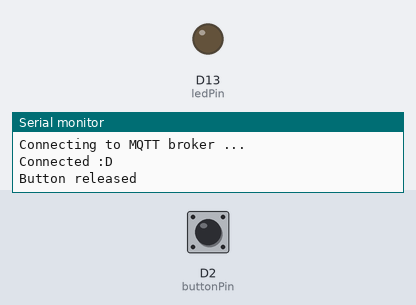
The sketch below on a simulated Arduino MKR. Shown: output pins drawn as LEDs (lit = HIGH), the last lines printed to the serial monitor. The inputs (shaded band) are chosen by the test bench; at power-on: D2 (buttonPin) HIGH. WiFi joins after 1.5 s; servers stay silent unless stated; no MQTT or app messages arrive unless stated.

Above: at 2.7 s.
2.8 s: D2 (buttonPin) pulled LOW for 0.15 s
At 2.87 s:
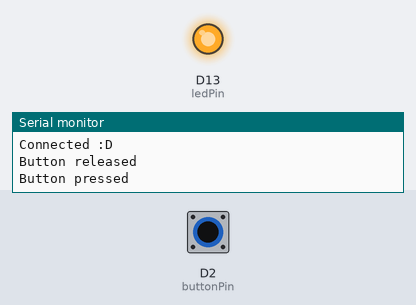
4.4 s: D2 (buttonPin) pulled LOW for 3.2 s
At 8.2 s:
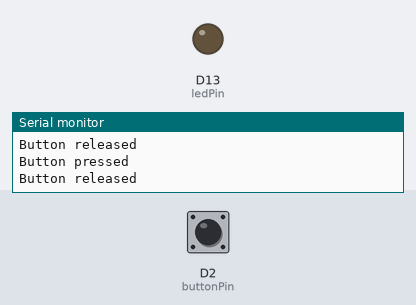
Timing chart, 0 to 9.7 s (numbered marks = the images above; inputs shaded):
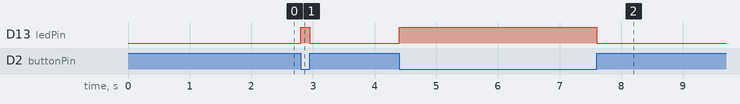

Measured:
- after the input at 2.8 s, D13 (ledPin): LOW → HIGH at once, → LOW 0.15 s later
- after the input at 4.4 s, D13 (ledPin): LOW → HIGH at once, → LOW 3.2 s later

The sketch:

mqtt_send_digital.ino
```cpp
/*
 This example connects to a WPA encrypted WiFi network,
 using the WiFi Shield 101.

 Then connects to the Arduino Cloud MQTT broker using
 SSL, and sends updates on the status of an LED which
 is controlled by a button.

 Circuit:
 * WiFi shield attached
 * LED
 * button

 */

#include <SPI.h>
#include <WiFi101.h>
#include <WiFiSSLClient.h>

// include PubSubClient library
// https://github.com/knolleary/pubsubclient
#include <PubSubClient.h>

// WiFi settings
char ssid[]           = "yourNetwork";     //  your network SSID (name)
char password[]       = "secretPassword";  // your network password

// MQTT settings
char mqttServer[]     = "mqtt.arduino.cc";
int  mqttPort         = 8883;
char mqttClientName[] = "arduinoWiFiSSLClient";
char mqttUsername[]   = "username";       // your MQTT username
char mqttPassword[]   = "password";       // your MQTT password
char mqttTopic[]      = "/username/001";  // your MQTT topic /<username>/topic

// You can also access the MQTT broker service
// using the same set of credentials using
// WebSockets via the following URI:
//
//   wss://mqtt.arduino.cc:9002/
//
// This would allow you to subscribe and publish
// to MQTT topics using a web browser.

// constants won't change. They're used here to
// set pin numbers:
const int buttonPin   = 2;     // the number of the pushbutton pin
const int ledPin      = 13;    // the number of the LED pin

// variables will change:
int wifiStatus        = WL_IDLE_STATUS;  // the Wifi radio's status
int buttonState       = 0;               // variable for reading the pushbutton status
int oldButtonState    = -1;              // variable for storing the old pushbutton status


// Initialize the WiFi SSL client library
WiFiSSLClient wifiSSLClient;

// Initialize the PubSubClient
PubSubClient mqttClient(mqttServer, mqttPort, wifiSSLClient);

void setup() {
  // Initialize serial and wait for port to open:
  Serial.begin(9600);
  while (!Serial) {
    ; // wait for serial port to connect. Needed for native USB port only
  }

  setupWiFi();

  Serial.println(F("Connecting to MQTT broker ..."));
  if (mqttClient.connect(mqttClientName, mqttUsername, mqttPassword)) {
    Serial.println(F("Connected :D"));
  } else {
    Serial.println(F("Connection failed :("));
    // don't continue:
    while (true);
  }

  // initialize the LED pin as an output:
  pinMode(ledPin, OUTPUT);
  // initialize the pushbutton pin as an input pullup:
  pinMode(buttonPin, INPUT_PULLUP);
}

void setupWiFi() {
  // check for the presence of the shield:
  if (WiFi.status() == WL_NO_SHIELD) {
    Serial.println(F("WiFi shield not present"));
    // don't continue:
    while (true);
  }

  Serial.print("Firmware version is ");
  Serial.println(WiFi.firmwareVersion());

  // attempt to connect to Wifi network:
  while (wifiStatus != WL_CONNECTED) {
    Serial.print(F("Attempting to connect to WPA SSID: "));
    Serial.println(ssid);
    // Connect to WPA/WPA2 network:
    wifiStatus = WiFi.begin(ssid, password);

    if (wifiStatus != WL_CONNECTED) {
      // wait 10 seconds for next connection attempt
      delay(10000);
    }
  }

  Serial.println(F("Connected to wifi"));

  Serial.print(F("SSID: "));
  Serial.println(WiFi.SSID());

  // print your WiFi shield's IP address:
  IPAddress ip = WiFi.localIP();
  Serial.print(F("IP Address: "));
  Serial.println(ip);

  Serial.print(F("signal strength (RSSI):"));
  Serial.print(WiFi.RSSI());
  Serial.println(F(" dBm"));
}

void loop() {
  // let the MQTT client process events
  mqttClient.loop();

  // read the state of the pushbutton value:
  buttonState = digitalRead(buttonPin);

  // compare button state to old, to see
  // if it has changed
  if (oldButtonState != buttonState) {
    // it has changed store the new value:
    oldButtonState = buttonState;

    // check if the pushbutton is pressed.
    // if it is, the buttonState is LOW:
    if (buttonState == LOW) {
      Serial.println(F("Button pressed"));

      // turn LED on:
      digitalWrite(ledPin, HIGH);

      // publish new value for topic to MQTT broker
      mqttClient.publish(mqttTopic, "255");
    } else {
      Serial.println(F("Button released"));

      // turn LED off:
      digitalWrite(ledPin, LOW);

      // publish new value for topic to MQTT broker
      mqttClient.publish(mqttTopic, "0");
    }
  }
}
```
